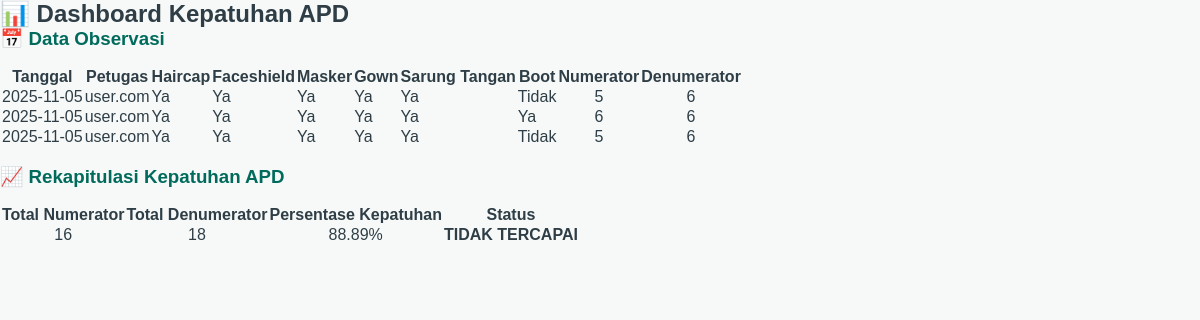
Page /admin/penggunaan_apd.php (signed in) on the committed database.
### tables this page shows
CREATE TABLE `observasi_apd` (
  `id` int(11) NOT NULL,
  `tanggal` date NOT NULL,
  `petugas` varchar(100) NOT NULL,
  `nama_rekan_dilaporkan` varchar(100) DEFAULT NULL,
  `tindakan` varchar(255) DEFAULT NULL,
  `haircap` enum('Ya','Tidak','Tidak Dinilai') DEFAULT NULL,
  `faceshield` enum('Ya','Tidak','Tidak Dinilai') DEFAULT NULL,
  `masker` enum('Ya','Tidak','Tidak Dinilai') DEFAULT NULL,
  `gown` enum('Ya','Tidak','Tidak Dinilai') DEFAULT NULL,
  `sarung_tangan` enum('Ya','Tidak','Tidak Dinilai') DEFAULT NULL,
  `boot` enum('Ya','Tidak','Tidak Dinilai') DEFAULT NULL,
  `numerator` int(11) DEFAULT 0,
  `denumerator` int(11) DEFAULT 0,
  `id_observasi` int(11) DEFAULT NULL,
  `bulan` varchar(20) DEFAULT NULL,
  `ruangan` varchar(100) DEFAULT NULL,
  `rumah` varchar(20) DEFAULT 'Tidak Dinilai',
  `bhayangkara` varchar(20) DEFAULT 'Tidak Dinilai',
  `handphone` enum('Ya','Tidak','Tidak Dinilai') DEFAULT 'Tidak Dinilai',
  `sepatu` enum('Ya','Tidak','Tidak Dinilai') DEFAULT 'Tidak Dinilai',
  `celana` enum('Ya','Tidak','Tidak Dinilai') DEFAULT 'Tidak Dinilai',
  `baju` enum('Ya','Tidak','Tidak Dinilai') DEFAULT 'Tidak Dinilai',
  `tangan` enum('Ya','Tidak','Tidak Dinilai') DEFAULT 'Tidak Dinilai'
);

### admin/penggunaan_apd.php (the view, shortened to what this page needs)
<?php
include '../config.php';
$result = mysqli_query($conn, "SELECT * FROM observasi_apd ORDER BY tanggal DESC");
$total_numerator = 0;
$total_denumerator = 0;
?>
<!DOCTYPE html>
<html lang="id">
<head>
    <link rel="stylesheet" href="style.css">
</head>
<body>
<div class="container">
    <h2 class="judul-halaman">📊 Dashboard Kepatuhan APD</h2>
    <div class="card">
        <h3>📅 Data Observasi</h3>
        <div class="table-container">
            <table class="data-table">
                <thead>
                    <tr>
                        <th>Tanggal</th>
                        <th>Petugas</th>
                        <th>Haircap</th>
                        <th>Faceshield</th>
                        <th>Masker</th>
                        <th>Gown</th>
                        <th>Sarung Tangan</th>
                        <th>Boot</th>
                        <th>Numerator</th>
                        <th>Denumerator</th>
                    </tr>
                </thead>
                <tbody>
                    <?php while($row = mysqli_fetch_assoc($result)): ?>
                        <tr>
                            <td><?= htmlspecialchars($row['tanggal']) ?></td>
                            <td><?= htmlspecialchars($row['petugas']) ?></td>
                            <td><?= htmlspecialchars($row['haircap']) ?></td>
                            <td><?= htmlspecialchars($row['faceshield']) ?></td>
                            <td><?= htmlspecialchars($row['masker']) ?></td>
                            <td><?= htmlspecialchars($row['gown']) ?></td>
                            <td><?= htmlspecialchars($row['sarung_tangan']) ?></td>
                            <td><?= htmlspecialchars($row['boot']) ?></td>
                            <td align="center"><?= $row['numerator'] ?></td>
                            <td align="center"><?= $row['denumerator'] ?></td>
                        </tr>
                        <?php
                            $total_numerator += $row['numerator'];
                            $total_denumerator += $row['denumerator'];
                        ?>
                    <?php endwhile; ?>
                </tbody>
            </table>
        </div>
    </div>
    <br>
    <?php
    if ($total_denumerator > 0) {
        $persentase = ($total_numerator / $total_denumerator) * 100;
    } else {
        $persentase = 0;
    }
    $status = ($persentase >= 100) ? "TERCAPAI" : "TIDAK TERCAPAI";
    $persen_format = number_format($persentase, 2);
    ?>
    <div class="card summary-card">
        <h3>📈 Rekapitulasi Kepatuhan APD</h3>
        <table class="data-table">
            <thead>
                <tr>
                    <th>Total Numerator</th>
                    <th>Total Denumerator</th>
                    <th>Persentase Kepatuhan</th>
                    <th>Status</th>
                </tr>
            </thead>
            <tbody>
                <tr>
                    <td align="center"><?= $total_numerator ?></td>
                    <td align="center"><?= $total_denumerator ?></td>
                    <td align="center"><?= $persen_format ?>%</td>
                    <td align="center">
                        <span class="status <?= ($status == 'TERCAPAI') ? 'aktif' : 'selesai' ?>">
                            <strong><?= $status ?></strong>
                        </span>
                    </td>
                </tr>
            </tbody>
        </table>
    </div>
</div>
</body>
</html>

### admin/style.css (style rules this page uses)
* { margin: 0; padding: 0; box-sizing: border-box; font-family: "Poppins", sans-serif; }
body { background: #f6f9f8; color: #2f3e46; display: flex; min-height: 100vh; }
* { box-sizing: border-box; }
h3 { color: #006b5c; font-weight: 700; margin-bottom: 1rem; }
:root { --main-color: #007A64; }

### rows in the picture
observasi_apd: tanggal "2025-11-05", petugas "user.com", haircap "Ya", faceshield "Ya", masker "Ya", gown "Ya", sarung_tangan "Ya", boot "Tidak", numerator "5", denumerator "6"
observasi_apd: tanggal "2025-11-05", petugas "user.com", haircap "Ya", faceshield "Ya", masker "Ya", gown "Ya", sarung_tangan "Ya", boot "Ya", numerator "6", denumerator "6"
observasi_apd: tanggal "2025-11-05", petugas "user.com", haircap "Ya", faceshield "Ya", masker "Ya", gown "Ya", sarung_tangan "Ya", boot "Tidak", numerator "5", denumerator "6"

### other values in the picture
$total_numerator "16"
$total_denumerator "18"
$persen_format "88.89"
$status "TIDAK TERCAPAI"
